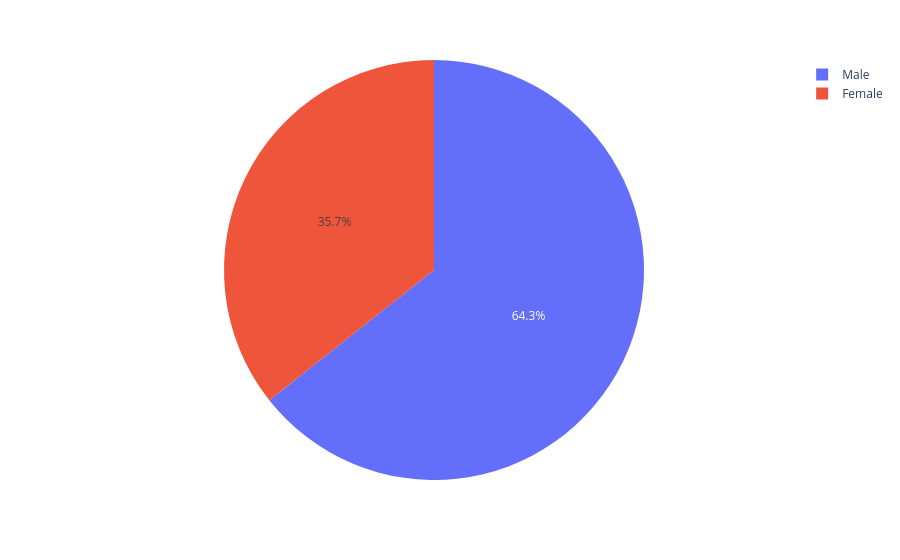

Notebook code for this chart:
### Code cell
px.pie(df,names="sex")

### Figure 1 — Plotly figure (JSON) as saved in the notebook; plotly's stock layout.template omitted (floating-point values rounded to 4 significant figures; data arrays with more than 128 entries replaced by an {"elided": "..."} marker saying what was removed)
{"data": [{"domain": {"x": [0, 1], "y": [0, 1]}, "hovertemplate": "sex=%{label}<extra></extra>", "labels": {"elided": "244 str values"}, "legendgroup": "", "name": "", "showlegend": true, "type": "pie"}], "layout": {"legend": {"tracegroupgap": 0}, "margin": {"t": 60}}}
